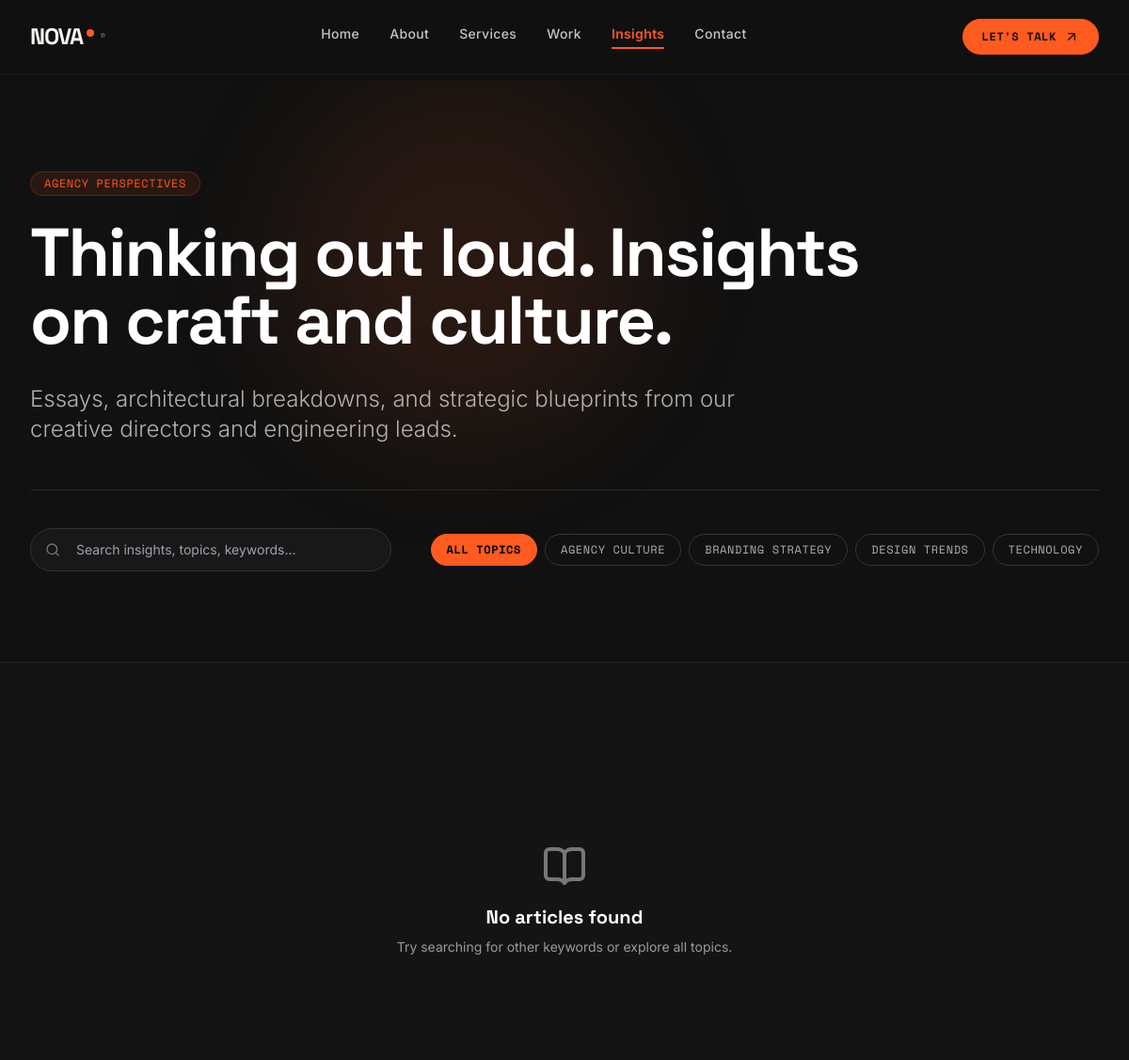
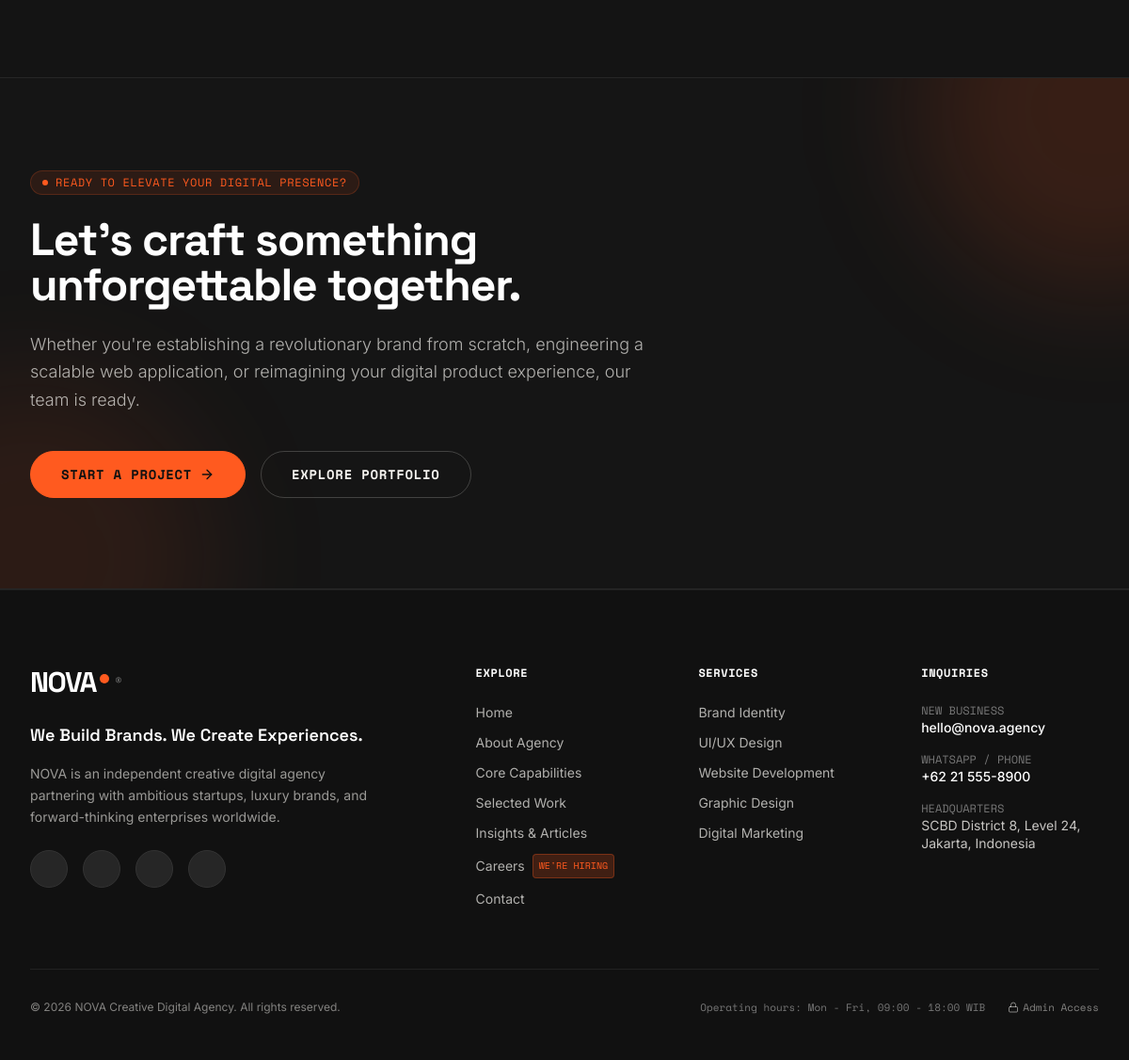
/insights.php, run on the app's committed database (2 pictures, top to bottom).
### tables this page shows
CREATE TABLE IF NOT EXISTS `categories` (
  `id` INT AUTO_INCREMENT PRIMARY KEY,
  `name` VARCHAR(100) NOT NULL,
  `slug` VARCHAR(100) NOT NULL UNIQUE,
  `type` VARCHAR(30) NOT NULL DEFAULT 'project',
  `created_at` DATETIME DEFAULT CURRENT_TIMESTAMP
);

### config/helpers.php (called while the page is built, shortened)
<?php
function e(?string $string): string {
    return htmlspecialchars((string)$string, ENT_QUOTES, 'UTF-8');
}
function url(string $path = ''): string {
    $path = ltrim($path, '/');
    return BASE_URL . $path;
}

### insights.php (the view, shortened to what this page needs)
<?php
require_once __DIR__ . '/config/helpers.php';
$db = getDB();
$search = trim($_GET['q'] ?? '');
$catFilter = trim($_GET['category'] ?? '');
$catStmt = $db->query("SELECT * FROM categories WHERE type = 'article' ORDER BY name ASC");
$categories = $catStmt->fetchAll();
$sql = "SELECT a.*, c.name as category_name FROM articles a LEFT JOIN categories c ON a.category_id = c.id WHERE a.status = 'published'";
$params = [];
$sql .= " ORDER BY a.is_featured DESC, a.publish_date DESC";
$stmt = $db->prepare($sql);
$stmt->execute($params);
$articles = $stmt->fetchAll();
$featuredArticle = null;
require_once __DIR__ . '/includes/header.php';
?>
<section class="py-24 bg-primary-dark border-b border-[#222222] relative overflow-hidden">
    <div class="absolute left-1/4 top-0 w-96 h-96 bg-accent/10 rounded-full blur-3xl pointer-events-none"></div>
    <div class="max-w-7xl mx-auto px-4 sm:px-6 lg:px-8 relative z-10">
        <div class="max-w-4xl">
            <span class="inline-flex items-center gap-2 px-3.5 py-1 rounded-full text-xs font-mono uppercase tracking-wider text-accent bg-accent/10 border border-accent/20 mb-6">
                AGENCY PERSPECTIVES
            </span>
            <h1 class="text-4xl sm:text-6xl md:text-7xl font-heading font-black text-white tracking-tight leading-[1.08] mb-8">
                Thinking out loud. Insights on craft and culture.
            </h1>
            <p class="text-xl sm:text-2xl text-offwhite/70 font-light leading-relaxed max-w-3xl">
                Essays, architectural breakdowns, and strategic blueprints from our creative directors and engineering leads.
            </p>
        </div>
        <div class="mt-12 flex flex-col md:flex-row items-center justify-between gap-6 pt-10 border-t border-[#262626]">
            <form action="<?= url('insights.php') ?>" method="GET" class="w-full md:w-96 relative">
                <input type="text"
                       name="q"
                       value="<?= e($search) ?>"
                       placeholder="Search insights, topics, keywords..."
                       class="w-full bg-[#181818] border border-[#333333] focus:border-accent text-white text-sm rounded-full pl-12 pr-4 py-3 focus:outline-none transition-colors">
                <i data-lucide="search" class="w-4 h-4 text-muted-gray absolute left-4 top-1/2 -translate-y-1/2"></i>
            </form>
            <div class="flex items-center gap-2 overflow-x-auto w-full md:w-auto pb-2 md:pb-0 no-scrollbar">
                <a href="<?= url('insights.php') ?>"
                   class="px-4 py-2 rounded-full text-xs font-mono uppercase tracking-wider transition-all border <?= (empty($catFilter) || $catFilter === 'all') ? 'bg-accent text-black font-bold border-accent' : 'bg-transparent text-offwhite/70 border-[#333333] hover:border-offwhite' ?>">
                    All Topics
                </a>
                <?php foreach ($categories as $cat):
                    $isActive = ($catFilter === $cat['slug'] || $catFilter === $cat['name']);
                ?>
                <a href="<?= url('insights.php?category=' . urlencode($cat['slug'])) ?>"
                   class="px-4 py-2 rounded-full text-xs font-mono uppercase tracking-wider whitespace-nowrap transition-all border <?= $isActive ? 'bg-accent text-black font-bold border-accent' : 'bg-transparent text-offwhite/70 border-[#333333] hover:border-offwhite' ?>">
                    <?= e($cat['name']) ?>
                </a>
                <?php endforeach; ?>
            </div>
        </div>
    </div>
</section>
<section class="py-24 bg-[#141414]">
    <div class="max-w-7xl mx-auto px-4 sm:px-6 lg:px-8">
        <?php if (empty($articles) && !$featuredArticle): ?>
        <div class="py-24 text-center">
            <i data-lucide="book-open" class="w-12 h-12 text-muted-gray mx-auto mb-4"></i>
            <h3 class="text-xl font-heading font-bold text-white mb-2">No articles found</h3>
            <p class="text-sm text-offwhite/60">Try searching for other keywords or explore all topics.</p>
        </div>
        <?php endif; ?>
    </div>
</section>
<?php require_once __DIR__ . '/includes/cta-banner.php'; ?>
<?php require_once __DIR__ . '/includes/footer.php'; ?>

### assets/css/style.css (style rules this page uses)
:root { --color-black: #111111; --color-surface: #171717; --color-charcoal: #262626; --color-border: #303030; --color-offwhite: #F5F3EF; --color-accent: #FF5A1F; --color-accent-hover: #E04B14; --color-gray: #777777; --font-heading: 'Space Grotesk', -apple-system, BlinkMacSystemFont, sans-serif; --font-body: 'Inter', -apple-system, BlinkMacSystemFont, sans-serif; --font-mono: 'Space Mono', monospace; }
html { scroll-behavior: smooth; background-color: var(--color-black); color: var(--color-offwhite); font-family: var(--font-body); }
body { background-color: var(--color-black); color: var(--color-offwhite); overflow-x: hidden; -webkit-font-smoothing: antialiased; -moz-osx-font-smoothing: grayscale; }
.font-heading { font-family: var(--font-heading); }
.font-body { font-family: var(--font-body); }
.font-mono { font-family: var(--font-mono); }

### data on the page
categories: name "AGENCY CULTURE"
categories: name "BRANDING STRATEGY"
categories: name "DESIGN TRENDS"
categories: name "TECHNOLOGY"

### other printed values
get_setting('contact_email', 'hello@nova.agency') "hello@nova.agency"
get_setting('contact_phone', '+62 21 555-8900') "+62 21 555-8900"
get_setting('working_hours', 'Mon - Fri, 09:00 - 18:00 WIB') "Mon - Fri, 09:00 - 18:00 WIB"
